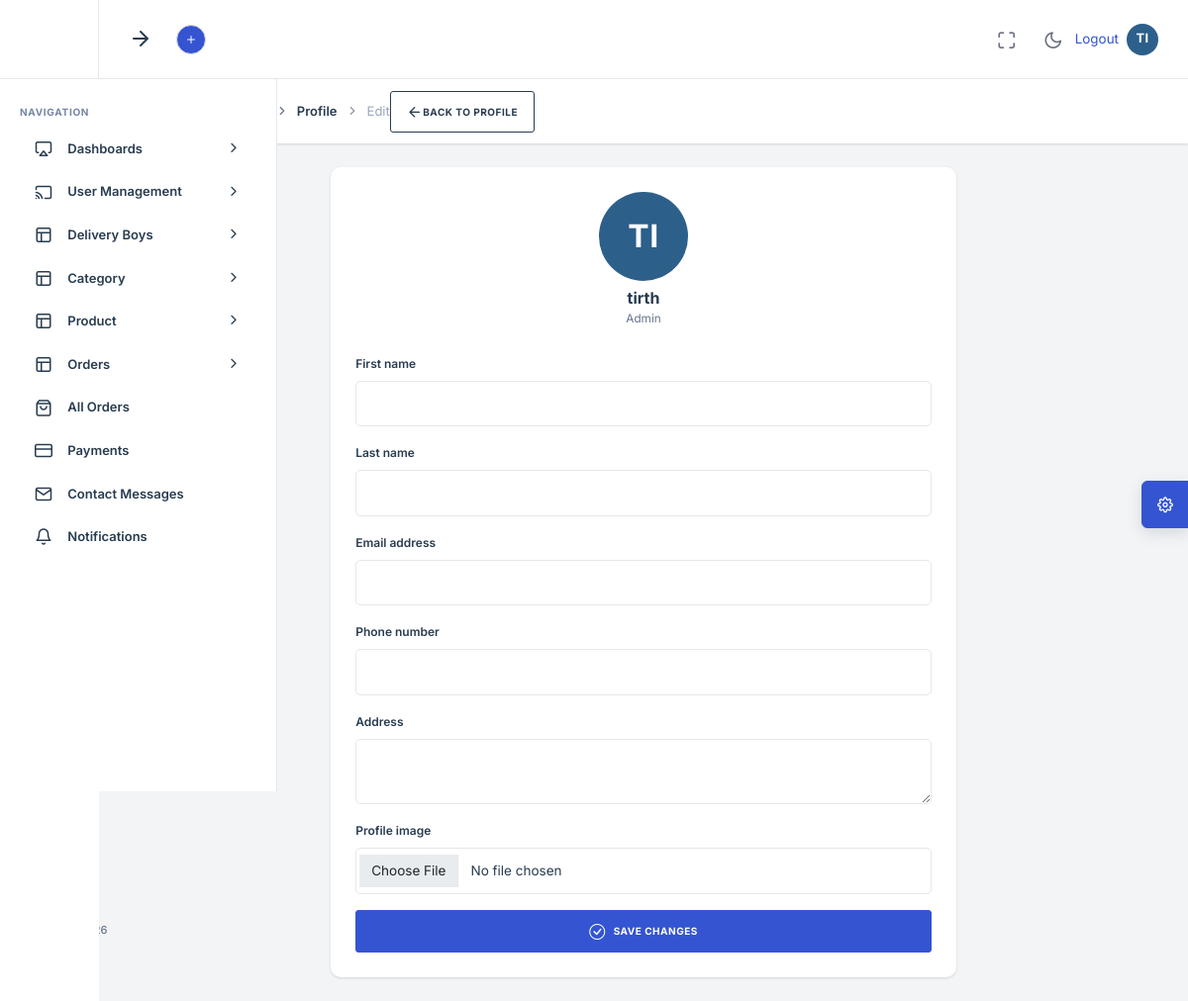
Page /adminpanel/profile/edit/ (signed in) on the committed database.
### app_modules/userapp/models.py (models this page shows, shortened)
class CustomUser(AbstractUser):
    role = models.CharField(max_length=20, choices=UserRole.choices, default=UserRole.USER)
    is_approved = models.BooleanField(default=False)
    phone_number = models.CharField(max_length=15, blank=True, null=True)
    profile_image = models.ImageField(upload_to="profiles/", null=True, blank=True)
    address = models.TextField(blank=True, null=True)
    date_of_birth = models.DateField(null=True, blank=True)
    aadhaar_number = models.CharField(max_length=12, blank=True, null=True, unique=True)
    pan_number = models.CharField(max_length=10, blank=True, null=True, unique=True)
    aadhaar_image = models.ImageField(upload_to="kyc/aadhaar/", null=True, blank=True)
    pan_image = models.ImageField(upload_to="kyc/pan/", null=True, blank=True)
    other_document_image = models.ImageField(upload_to="kyc/other/", null=True, blank=True)
    is_kyc_verified = models.BooleanField(default=False)
    registration_ip = models.GenericIPAddressField(null=True, blank=True)
    objects = CustomUserManager()
    @property
    def is_customer_role(self):
        return self.role == UserRole.USER

### app_modules/adminapp/views.py (the view)
# urls.py: path("profile/edit/", views.admin_profile_edit, name="admin_profile_edit"),
@staff_member_required
def admin_profile_edit(request):
    if request.method == "POST":
        form = AdminProfileForm(request.POST, request.FILES, instance=request.user)
        if form.is_valid():
            form.save()
            messages.success(request, "Profile updated successfully!")
            return redirect("admin_profile_view")
    else:
        form = AdminProfileForm(instance=request.user)
    return render(request, "adminapp/profile_edit.html", {"form": form})

### app_modules/adminapp/forms.py
class AdminProfileForm(forms.ModelForm):
    class Meta:
        model = CustomUser
        fields = ("first_name", "last_name", "email", "phone_number", "address", "profile_image")
        widgets = {
            "first_name": forms.TextInput(attrs={"class": "form-control"}),
            "last_name": forms.TextInput(attrs={"class": "form-control"}),
            "email": forms.EmailInput(attrs={"class": "form-control"}),
            "phone_number": forms.TextInput(attrs={"class": "form-control"}),
            "address": forms.Textarea(attrs={"class": "form-control", "rows": 2}),
            "profile_image": forms.ClearableFileInput(attrs={"class": "form-control"}),
        }

### app_modules/userapp/context_processors.py (called while the page is built)
def header_counts(request):
    cart_count = 0
    wishlist_count = 0
    recent_orders = []
    if request.user.is_authenticated:
        cart = Cart.objects.filter(user=request.user).first()
        if cart:
            cart_count = cart.total_quantity
        wishlist_count = Wishlist.objects.filter(user=request.user).count()
        if request.user.is_customer_role:
            recent_orders = Order.objects.filter(customer=request.user).prefetch_related("items")[:3]
    return {
        "header_cart_count": cart_count,
        "header_wishlist_count": wishlist_count,
        "header_recent_orders": recent_orders,
    }

### app_modules/userapp/models.py (called while the page is built)
    @property
    def total_quantity(self):
        return sum(item.quantity for item in self.items.all())

### templates/adminapp/profile_edit.html (shortened to what this page needs)
{% extends 'adminapp/master.html' %}
{% load static %}
{% block content %}
<div class="nxl-content">
    <div class="page-header">
        <div class="page-header-left d-flex align-items-center">
            <div class="page-header-title">
                <h5 class="m-b-10">Edit Profile</h5>
            </div>
            <ul class="breadcrumb">
                <li class="breadcrumb-item"><a href="{% url 'admin_index' %}">Home</a></li>
                <li class="breadcrumb-item"><a href="{% url 'admin_profile_view' %}">Profile</a></li>
                <li class="breadcrumb-item">Edit</li>
            </ul>
        </div>
        <div class="page-header-right">
            <a href="{% url 'admin_profile_view' %}" class="btn btn-outline-dark">
                <i class="feather-arrow-left"></i> Back to Profile
            </a>
        </div>
    </div>
    <section class="section mt-4 mx-auto">
        <div class="row justify-content-center">
            <div class="col-lg-7">
                <div class="card">
                    <div class="card-body p-4">
                        <div class="text-center mb-4">
                            {% if user.profile_image %}
                                <img src="{{ user.profile_image.url }}" alt="{{ user.username }}"
                                     class="rounded-circle" style="width:90px;height:90px;object-fit:cover;">
                            {% else %}
                                <div class="avatar-initials mx-auto" style="width:90px;height:90px;font-size:2rem;">
                                    {{ user.username|slice:":1"|upper }}{% if user.username|length > 1 %}{{ user.username|slice:"1:2"|upper }}{% endif %}
                                </div>
                            {% endif %}
                            <h5 class="mt-2 mb-0">{{ user.username }}</h5>
                            <small class="text-muted">{{ user.role }}</small>
                        </div>
                        <form method="post" enctype="multipart/form-data">
                            {% for field in form %}
                            <div class="mb-3">
                                <label class="form-label">{{ field.label }}</label>
                                {{ field }}
                            </div>
                            {% endfor %}
                            <button type="submit" class="btn btn-primary w-100">
                                <i class="bi bi-check-circle me-2"></i>Save Changes
                            </button>
                        </form>
                    </div>
                </div>
            </div>
        </div>
    </section>
</div>
{% endblock %}

### templates/adminapp/master.html (shortened to what this page needs)
<!DOCTYPE html>
<html lang="zxx">
{% load static %}
<head>
    <link rel="stylesheet" type="text/css" href="{% static 'adminapp/assets/css/bootstrap.min.css' %}" />
    <link rel="stylesheet" href="https://cdn.jsdelivr.net/npm/bootstrap-icons@1.10.5/font/bootstrap-icons.css">
    <link rel="stylesheet" type="text/css" href="{% static 'adminapp/assets/vendors/css/vendors.min.css' %}" />
    <link rel="stylesheet" type="text/css" href="{% static 'adminapp/assets/vendors/css/daterangepicker.min.css' %}" />
    <link rel="stylesheet" type="text/css" href="{% static 'adminapp/assets/css/theme.min.css' %}" />
</head>
<body>
    <nav class="nxl-navigation">
        <div class="navbar-wrapper">
            <div class="m-header">
            </div>
            <div class="navbar-content">
                <ul class="nxl-navbar">
                    <li class="nxl-item nxl-caption">
                        <label>Navigation</label>
                    </li>
                    <li class="nxl-item nxl-hasmenu">
                        <a href="javascript:void(0);" class="nxl-link">
                            <span class="nxl-micon"><i class="feather-airplay"></i></span>
                            <span class="nxl-mtext">Dashboards</span><span class="nxl-arrow"><i
                                    class="feather-chevron-right"></i></span>
                        </a>
                    </li>
                    <li class="nxl-item nxl-hasmenu">
                        <a href="javascript:void(0);" class="nxl-link">
                            <span class="nxl-micon"><i class="feather-cast"></i></span>
                            <span class="nxl-mtext">User Management</span><span class="nxl-arrow"><i
                                    class="feather-chevron-right"></i></span>
                        </a>
                    </li>
                    <li class="nxl-item nxl-hasmenu">
                        <a href="javascript:void(0);" class="nxl-link">
                            <span class="nxl-micon"><i class="feather-layout"></i></span>
                            <span class="nxl-mtext">Delivery Boys</span><span class="nxl-arrow"><i
                                    class="feather-chevron-right"></i></span>
                        </a>
                    </li>
                    <li class="nxl-item nxl-hasmenu">
                        <a href="javascript:void(0);" class="nxl-link">
                            <span class="nxl-micon"><i class="feather-layout"></i></span>
                            <span class="nxl-mtext">Category</span><span class="nxl-arrow"><i
                                    class="feather-chevron-right"></i></span>
                        </a>
                    </li>
                    <li class="nxl-item nxl-hasmenu">
                        <a href="javascript:void(0);" class="nxl-link">
                            <span class="nxl-micon"><i class="feather-layout"></i></span>
                            <span class="nxl-mtext">Product</span><span class="nxl-arrow"><i
                                    class="feather-chevron-right"></i></span>
                        </a>
                    </li>
                    <li class="nxl-item nxl-hasmenu">
                        <a href="javascript:void(0);" class="nxl-link">
                            <span class="nxl-micon"><i class="feather-layout"></i></span>
                            <span class="nxl-mtext">Orders</span><span class="nxl-arrow"><i
                                    class="feather-chevron-right"></i></span>
                        </a>
                    </li>
                    <li class="nxl-item">
                        <a class="nxl-link" href="{% url 'admin_order_list' %}">
                            <span class="nxl-micon"><i class="feather-shopping-bag"></i></span>
                            <span class="nxl-mtext">All Orders</span>
                        </a>
                    </li>
                    <li class="nxl-item">
                        <a class="nxl-link" href="{% url 'admin_payment_list' %}">
                            <span class="nxl-micon"><i class="feather-credit-card"></i></span>
                            <span class="nxl-mtext">Payments</span>
                        </a>
                    </li>
                    <li class="nxl-item">
                        <a class="nxl-link" href="{% url 'admin_contact_list' %}">
                            <span class="nxl-micon"><i class="feather-mail"></i></span>
                            <span class="nxl-mtext">Contact Messages</span>
                        </a>
                    </li>
                    <li class="nxl-item">
                        <a class="nxl-link" href="{% url 'admin_notification_list' %}">
                            <span class="nxl-micon"><i class="feather-bell"></i></span>
                            <span class="nxl-mtext">Notifications</span>
                        </a>
                    </li>
                </ul>
            </div>
        </div>
    </nav>
    <header class="nxl-header">
        <div class="header-wrapper">
            <div class="header-left d-flex align-items-center gap-4">
                <div class="nxl-navigation-toggle">
                    <a href="javascript:void(0);" id="menu-expend-button" style="display: none">
                        <i class="feather-arrow-right"></i>
                    </a>
                </div>
                <div class="nxl-drp-link nxl-lavel-mega-menu">
                    <div class="nxl-lavel-mega-menu-wrapper d-flex gap-3">
                        <div class="dropdown nxl-h-item nxl-lavel-menu">
                            <a href="javascript:void(0);" class="avatar-text avatar-md bg-primary text-white"
                                data-bs-toggle="dropdown" data-bs-auto-close="outside">
                                <i class="feather-plus"></i>
                            </a>
                        </div>
                    </div>
                </div>
            </div>
            <div class="header-right ms-auto">
                <div class="d-flex align-items-center">
                    <div class="nxl-h-item d-none d-sm-flex">
                        <div class="full-screen-switcher">
                            <a href="javascript:void(0);" class="nxl-head-link me-0"
                                onclick="$('body').fullScreenHelper('toggle');">
                                <i class="feather-maximize maximize"></i>
                            </a>
                        </div>
                    </div>
                    <div class="nxl-h-item dark-light-theme">
                        <a href="javascript:void(0);" class="nxl-head-link me-0 dark-button">
                            <i class="feather-moon"></i>
                        </a>
                    </div>
                    {% if user.is_authenticated %}
                    <a href="{% url 'logout' %}"
                        class="nav-item nav-link text-primary me-2 {% if request.resolver_match.url_name == 'logout' %}active{% endif %}">
                        Logout
                    </a>
                    {% else %}
                    <a href="{% url 'admin_login' %}"
                        class="nav-item nav-link text-primary me-2 {% if request.resolver_match.url_name == 'login' %}active{% endif %}">
                        Login
                    </a>
                    {% endif %}
                    <a href="{% url 'admin_profile_view' %}"
                        class="nav-item nav-link {% if request.resolver_match.url_name == 'admin_profile_view' %}active{% endif %}">
                        {% if user.profile_image %}
                        <img src="{{ user.profile_image.url }}" alt="{{ user.username }}"
                            style="width: 30px; height: 30px; border-radius: 50%;" onclick="openLightbox(this.src)" />
                        {% else %}
                        <div class="avatar-initials">{{ user.username|slice:":1"|upper }}{% if user.username|length > 1 %}{{ user.username|slice:"1:2"|upper }}{% endif %}</div>
                        {% endif %}
                    </a>
                </div>
            </div>
        </div>
    </header>
    <main class="nxl-container">
        {% block content %}
        {% endblock %}
    </main>
    <footer class="footer">
        <p class="fs-11 text-muted fw-medium text-uppercase mb-0 copyright">
            <span>Copyright ©</span>
        </p>
    </footer>
    <div class="theme-customizer">
        <div class="customizer-handle">
            <a href="javascript:void(0);" class="cutomizer-open-trigger bg-primary">
                <i class="feather-settings"></i>
            </a>
        </div>
    </div>
</body>
</html>

### templates/adminapp/master.html (style rules this page uses)
.avatar-initials { width: 32px; height: 32px; border-radius: 50%; background: #2c5f8a; color: #fff; display: flex; align-items: center; justify-content: center; font-weight: 700; font-size: 0.8rem; letter-spacing: 0.5px; flex-shrink: 0; }

### rows in the picture
CustomUser: username "T", username "I", username "tirth", role "Admin"

### other values in the picture
{{ field.label }} "First name" "Last name" "Email address" "Phone number" "Address" "Profile image"
